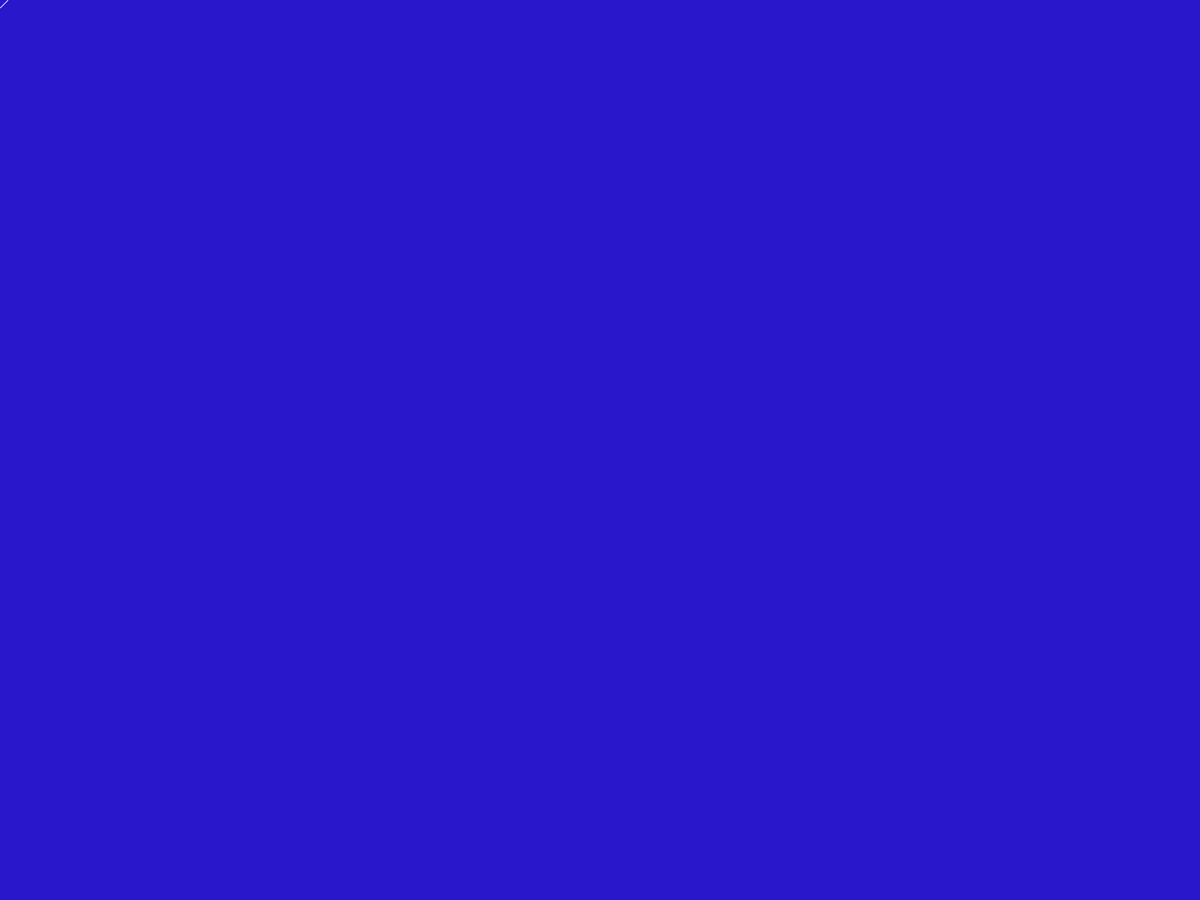
Frame 1 (no input)
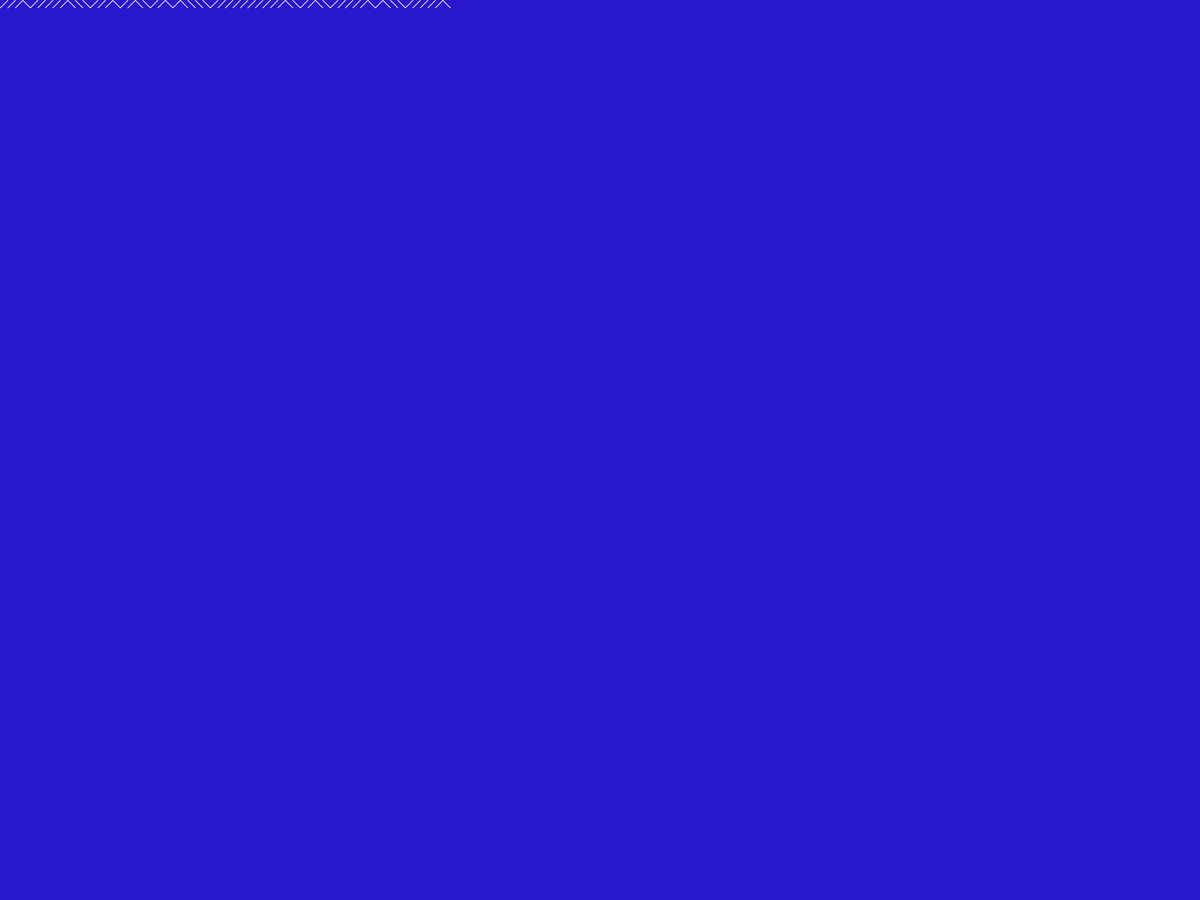
Frame 60 (the mouse pressed at the canvas centre just before this capture)
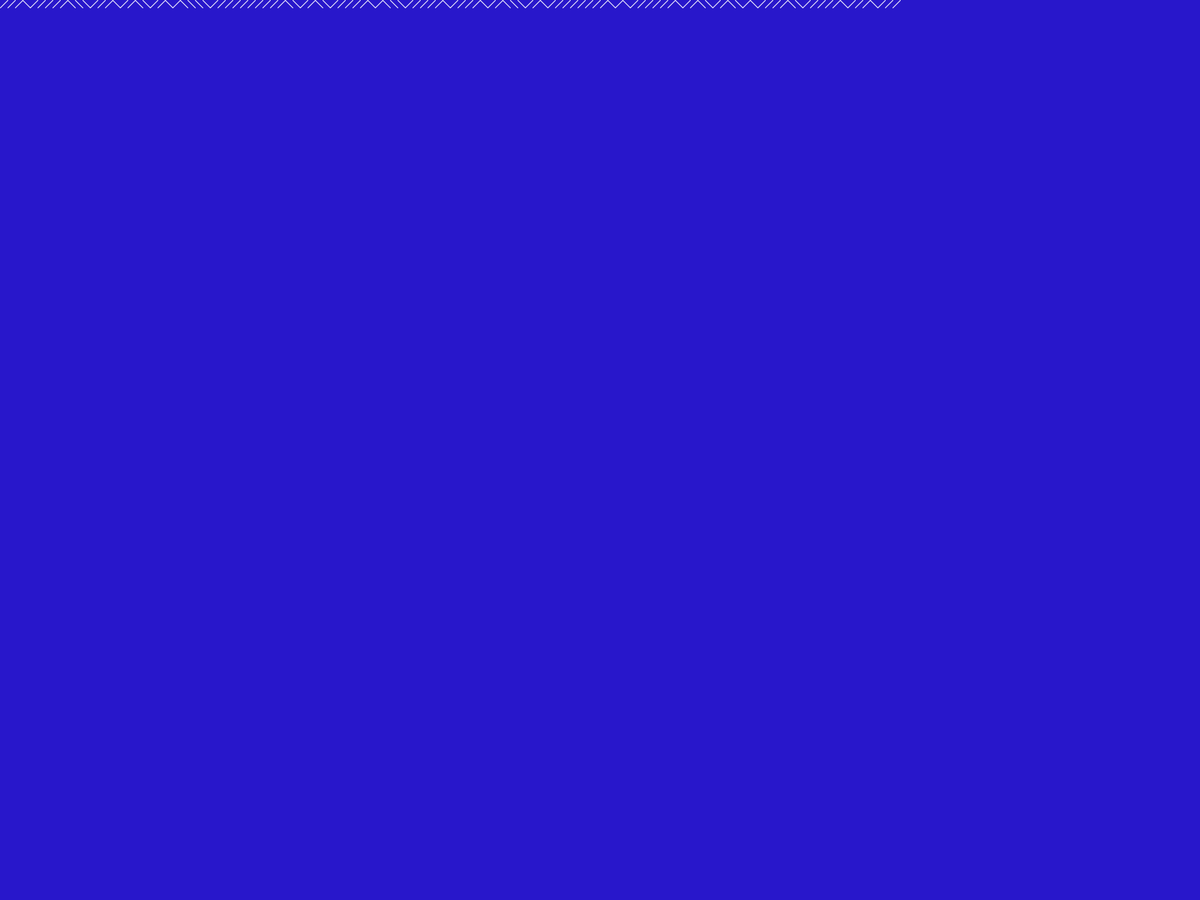
Frame 120 (the mouse held since frame 60 and released just before this capture)

The Processing sketch that drew these frames (run headless with seeded random() and noise(); from frame 60 on, the mouse is pressed at the canvas centre):

// Processing sketch: Print
// ── Print.pde
int x =0;
int y =0;
int spacing = 10;
void setup() {
  fullScreen();
  background(40,23,203,200);
}


void draw() {
  frameRate(50000);
  //stroke(random(0,255),random(0,255),random(0,255));
  stroke(255);
  if (random(1) < 0.25) {
    line(x, y, x+10, y+spacing);
  } else {
    line(x, y+spacing, x+spacing, y);
  }
  x += spacing;
  if (x >width) {
   x = 0;
   y += spacing;
  }
  if (y > height){
    clear();
   y = 0; 
  }
}
